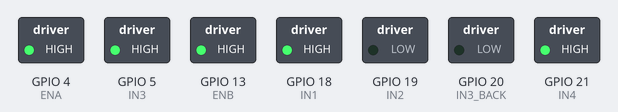
A program run on a simulated ESP32. On the bench: switched loads named in the program (green lamp = pin HIGH).

Above: at 0.5 s.
At 1.5 s:
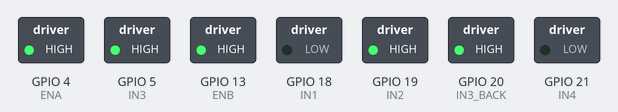
Timing chart, 0 to 3.0 s (numbered marks = the images above):
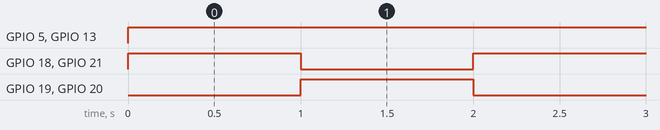

The program:

main.cpp
```cpp
#include <Arduino.h>
#include "freertos/FreeRTOS.h"
#include "freertos/task.h"

// Chân kết nối L298N
// 2 front wheel
const int ENA = 4;   // Chân PWM điều khiển tốc độ
const int ENB = 13;
const int IN1 = 18;  // Chân điều khiển chiều quay
const int IN2 = 19;
const int IN3 = 5;
const int IN4 = 21;

// 2 back wheel
const int ENA_BACK = 4;
const int ENB_BACK = 5;
const int IN1_BACK = 18;
const int IN2_BACK = 19;
const int IN3_BACK = 20;
const int IN4_BACK = 21;

const int freq = 30000;
const int pwmChannel0 = 0;
const int pwmChannel1 = 1;
const int pwmChannel0_BACK = 0;
const int pwmChannel1_BACK = 1;

const int resolution = 8; // Độ phân giải 8 bit (0-255)

//speed from 0 to 100 -> convert any value out of range into range
int convert100toResolution(int speed) {
  if (speed >= 0)
    return (speed * 255) / 100;
  // else if (speed > 100)
  //   return 255;
  else return 0;
}

void clockwiseRotate(int inPin) {

}

void goForward(int speed) {
  ledcWrite(pwmChannel0, convert100toResolution(speed));
  ledcWrite(pwmChannel1, convert100toResolution(speed));
  digitalWrite(IN1, HIGH);
  digitalWrite(IN2, LOW);
  digitalWrite(IN3, LOW);
  digitalWrite(IN4, HIGH);


  ledcWrite(pwmChannel0_BACK, convert100toResolution(speed));
  ledcWrite(pwmChannel1_BACK, convert100toResolution(speed));
  digitalWrite(IN1_BACK, HIGH);
  digitalWrite(IN2_BACK, LOW);
  digitalWrite(IN3_BACK, LOW);
  digitalWrite(IN4_BACK, HIGH);
}

void goBackward(int speed) {
  ledcWrite(pwmChannel0, convert100toResolution(speed));
  ledcWrite(pwmChannel1, convert100toResolution(speed));
  digitalWrite(IN1, LOW);
  digitalWrite(IN2, HIGH);
  digitalWrite(IN3, HIGH);
  digitalWrite(IN4, LOW);


  ledcWrite(pwmChannel0_BACK, convert100toResolution(speed));
  ledcWrite(pwmChannel1_BACK, convert100toResolution(speed));
  digitalWrite(IN1_BACK, LOW);
  digitalWrite(IN2_BACK, HIGH);
  digitalWrite(IN3_BACK, HIGH);
  digitalWrite(IN4_BACK, LOW);
}

void goLeft(int speed) {

}

void goRight(int speed) {

}

void rotateLeft(int speed) {

}

void rotateRight(int speed) {

}

void setup() {
  // clockwise, see from back, red -> out1
  pinMode(ENA, OUTPUT);
  pinMode(ENB, OUTPUT);
  pinMode(IN1, OUTPUT);
  pinMode(IN2, OUTPUT);
  pinMode(IN3, OUTPUT);
  pinMode(IN4, OUTPUT);

  pinMode(ENA_BACK, OUTPUT);
  pinMode(ENB_BACK, OUTPUT);
  pinMode(IN1_BACK, OUTPUT);
  pinMode(IN2_BACK, OUTPUT);
  pinMode(IN3_BACK, OUTPUT);
  pinMode(IN4_BACK, OUTPUT);

  //turn off all motors
  digitalWrite(IN1, LOW);
  digitalWrite(IN2, LOW);
  digitalWrite(IN3, LOW);
  digitalWrite(IN4, LOW);


  digitalWrite(IN1_BACK, LOW);
  digitalWrite(IN2_BACK, LOW);
  digitalWrite(IN3_BACK, LOW);
  digitalWrite(IN4_BACK, LOW);


  // PWM config
  ledcSetup(pwmChannel0, freq, resolution);
  ledcAttachPin(ENA, pwmChannel0);
  ledcSetup(pwmChannel1, freq, resolution);
  ledcAttachPin(ENB, pwmChannel1);


  ledcSetup(pwmChannel0_BACK, freq, resolution);
  ledcAttachPin(ENA_BACK, pwmChannel0_BACK);
  ledcSetup(pwmChannel1_BACK, freq, resolution);
  ledcAttachPin(ENB_BACK, pwmChannel1_BACK);

  Serial.begin(115200);
}

void loop() {
  // clockwise, see from back, red -> out1
  // analogWrite(ENA, convert100toResolution(100));
  goForward(100);
  delay(1000);
  goBackward(100);
  delay(1000);
}
```

Measured:
- by itself, GPIO 5 (IN3), GPIO 13 (ENB): LOW → HIGH at 0.00 s
- by itself, GPIO 18 (IN1), GPIO 19 (IN2), GPIO 20 (IN3_BACK), GPIO 21 (IN4): alternates HIGH for 1.0 s and LOW for 1.0 s
